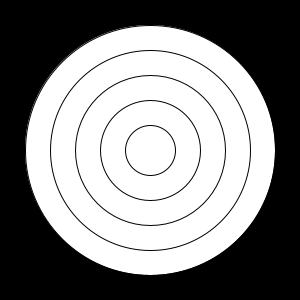
Frame 1 (no input)
Frame 60 (the mouse pressed at the canvas centre just before this capture): identical to frame 1, image omitted
Frame 120 (the mouse held since frame 60 and released just before this capture): identical to frame 1, image omitted

The Processing sketch that drew this single still picture (run headless with seeded random() and noise(); from frame 60 on, the mouse is pressed at the canvas centre):

// Processing sketch: ex07_03
// ── ex07_03.pde
// 반지름이 점점 작아지는 원 문양 만들기

void setup() {
  size(300, 300);
}

void draw() {
  background(0);
  for (int i = 250; i >= 50; i -= 50) {
    ellipse(width/2, height/2, i, i);
  }
}
